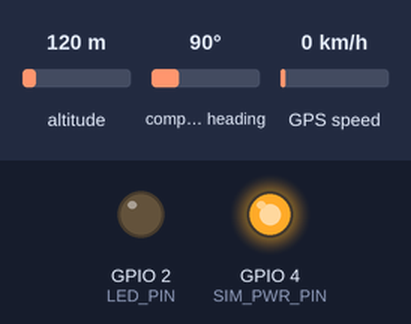
A sketch run on a simulated ESP32. Parts: output pins drawn as LEDs (lit = HIGH). Dashed ring = blinking. The test bench sets the inputs (shaded band); at power-on: altitude 120 m, compass heading 90°, GPS speed 0 km/h. The GPS gets a fix after 3 s at 37.7749, -122.4194 with 8 satellites; the modem accepts every AT command (registered, SIM ready, sends succeed) and sends nothing else; what the sketch prints to the serial monitor is not drawn.

Above: at 0.1 s.
At 10.1 s:
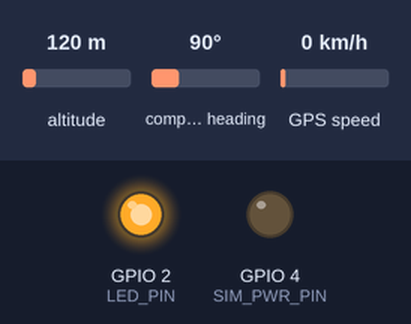
At 12.0 s:
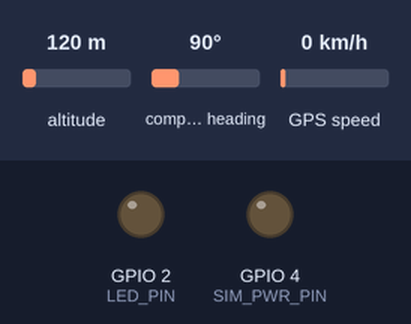
At 89.3 s:
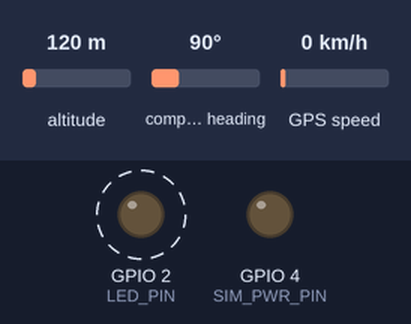
Timing chart, 0 to 90.8 s (numbered marks = the images above):
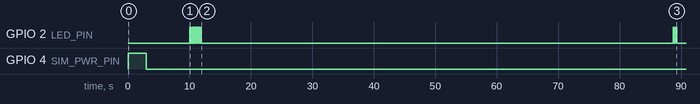

The sketch:

livestock_tracker.ino
```cpp
/**
 * ============================================================
 *  LIVESTOCK TRACKER - GPS EAR TAG FIRMWARE
 *  Hardware: ESP32 + SIM7600 4G + NEO-8M GPS + Solar Battery
 *  Backend:  https://animal-tracker-app.onrender.com
 *  Author:   Livestock Tracker System
 * ============================================================
 *
 * PIN CONNECTIONS:
 * ─────────────────────────────────────────
 * GPS NEO-8M:
 *   VCC  → 3.3V
 *   GND  → GND
 *   TX   → ESP32 GPIO 16 (RX)
 *   RX   → ESP32 GPIO 17 (TX)
 *
 * SIM7600 4G:
 *   VCC  → 5V
 *   GND  → GND
 *   TX   → ESP32 GPIO 26 (RX)
 *   RX   → ESP32 GPIO 27 (TX)
 *   PWR  → ESP32 GPIO 4
 *
 * LED Indicator:
 *   LED  → ESP32 GPIO 2 (built-in)
 *
 * Battery:
 *   Solar Panel → TP4056 Charger → LiPo 3000mAh → ESP32 VIN
 * ─────────────────────────────────────────
 */

#include <Arduino.h>
#include <TinyGPS++.h>
#include <HardwareSerial.h>
#include <esp_sleep.h>

// ── CONFIGURATION ─────────────────────────────────────────────
// ⚠️ CHANGE THIS FOR EACH TAG - must match Animal ID in your app
#define ANIMAL_ID         1

// ⚠️ Your SIM card APN (Safaricom = "safaricom", Airtel = "airtel-ke")
#define APN               "safaricom"

// ⚠️ Your backend URL
#define SERVER_URL        "https://animal-tracker-app.onrender.com/api/update-location"

// GPS update interval (seconds) - 30s normal, 10s if outside geofence
#define INTERVAL_NORMAL   30
#define INTERVAL_ALERT    10

// GPS timeout (seconds to wait for GPS fix)
#define GPS_TIMEOUT       60

// Max retries for HTTP request
#define MAX_RETRIES       3

// ── PIN DEFINITIONS ───────────────────────────────────────────
#define GPS_RX_PIN        16
#define GPS_TX_PIN        17
#define SIM_RX_PIN        26
#define SIM_TX_PIN        27
#define SIM_PWR_PIN       4
#define LED_PIN           2

// ── GLOBAL OBJECTS ────────────────────────────────────────────
TinyGPSPlus gps;
HardwareSerial gpsSerial(1);
HardwareSerial simSerial(2);

// ── STATUS TRACKING ───────────────────────────────────────────
bool isOutsideGeofence = false;
int  failedAttempts    = 0;
int  updateInterval    = INTERVAL_NORMAL;

// ═══════════════════════════════════════════════════════════════
//  SETUP
// ═══════════════════════════════════════════════════════════════
void setup() {
  Serial.begin(115200);
  pinMode(LED_PIN, OUTPUT);
  pinMode(SIM_PWR_PIN, OUTPUT);

  Serial.println("🐄 Livestock Tracker - GPS Ear Tag Starting...");
  Serial.println("Animal ID: " + String(ANIMAL_ID));

  // Start GPS
  gpsSerial.begin(9600, SERIAL_8N1, GPS_RX_PIN, GPS_TX_PIN);
  Serial.println("📡 GPS module initialized");

  // Start SIM7600
  simSerial.begin(115200, SERIAL_8N1, SIM_RX_PIN, SIM_TX_PIN);
  Serial.println("📶 SIM7600 module initialized");

  // Power on SIM7600
  powerOnSIM();

  // Connect to 4G network
  if (connectToNetwork()) {
    Serial.println("✅ Connected to 4G network");
    blinkLED(3, 200); // 3 blinks = connected
  } else {
    Serial.println("❌ Failed to connect to network");
    blinkLED(10, 100); // 10 fast blinks = error
  }
}

// ═══════════════════════════════════════════════════════════════
//  MAIN LOOP
// ═══════════════════════════════════════════════════════════════
void loop() {
  Serial.println("\n─────────────────────────────");
  Serial.println("🛰️  Getting GPS fix...");

  // Get GPS coordinates
  float lat = 0, lng = 0;
  bool gpsFixed = getGPSFix(lat, lng);

  if (gpsFixed) {
    Serial.println("📍 GPS Fix: " + String(lat, 6) + ", " + String(lng, 6));
    Serial.println("🎯 Accuracy: " + String(gps.hdop.hdop()) + " HDOP");
    Serial.println("🛰️  Satellites: " + String(gps.satellites.value()));

    // Send to backend
    bool sent = sendLocationWithRetry(lat, lng);

    if (sent) {
      Serial.println("✅ Location sent successfully");
      failedAttempts = 0;
      blinkLED(1, 500); // 1 blink = success
    } else {
      failedAttempts++;
      Serial.println("❌ Failed to send. Attempt: " + String(failedAttempts));
      blinkLED(2, 200); // 2 blinks = failed

      // If too many failures, reconnect
      if (failedAttempts >= 3) {
        Serial.println("🔄 Reconnecting to network...");
        connectToNetwork();
        failedAttempts = 0;
      }
    }
  } else {
    Serial.println("❌ No GPS fix - sending last known location");
    blinkLED(5, 100); // 5 fast blinks = no GPS
  }

  // Sleep to save battery
  Serial.println("💤 Sleeping for " + String(updateInterval) + " seconds...");
  Serial.flush();

  esp_sleep_enable_timer_wakeup((uint64_t)updateInterval * 1000000ULL);
  esp_light_sleep_start();
}

// ═══════════════════════════════════════════════════════════════
//  GPS FUNCTIONS
// ═══════════════════════════════════════════════════════════════
bool getGPSFix(float &lat, float &lng) {
  unsigned long startTime = millis();
  unsigned long timeout   = GPS_TIMEOUT * 1000;

  while (millis() - startTime < timeout) {
    while (gpsSerial.available()) {
      gps.encode(gpsSerial.read());
    }

    if (gps.location.isValid() && gps.location.isUpdated()) {
      lat = gps.location.lat();
      lng = gps.location.lng();
      return true;
    }

    delay(100);
  }

  // Return last known location if available
  if (gps.location.isValid()) {
    lat = gps.location.lat();
    lng = gps.location.lng();
    return true;
  }

  return false;
}

// ═══════════════════════════════════════════════════════════════
//  HTTP / NETWORK FUNCTIONS
// ═══════════════════════════════════════════════════════════════
bool sendLocationWithRetry(float lat, float lng) {
  for (int i = 0; i < MAX_RETRIES; i++) {
    if (sendLocation(lat, lng)) {
      return true;
    }
    Serial.println("Retry " + String(i + 1) + "/" + String(MAX_RETRIES));
    delay(2000);
  }
  return false;
}

bool sendLocation(float lat, float lng) {
  // Build JSON payload
  String payload = "{\"id\":" + String(ANIMAL_ID) +
                   ",\"lat\":" + String(lat, 6) +
                   ",\"lng\":" + String(lng, 6) + "}";

  Serial.println("📤 Sending: " + payload);

  // Send HTTP POST via AT commands
  String response = sendHTTPPost(SERVER_URL, payload);

  if (response.indexOf("200") >= 0 || response.indexOf("\"status\"") >= 0) {
    // Check if animal is outside geofence
    if (response.indexOf("\"OUT\"") >= 0) {
      isOutsideGeofence = true;
      updateInterval    = INTERVAL_ALERT; // Update faster when outside
      Serial.println("⚠️  ANIMAL OUTSIDE GEOFENCE - Increasing update frequency");
    } else {
      isOutsideGeofence = false;
      updateInterval    = INTERVAL_NORMAL;
    }
    return true;
  }

  return false;
}

String sendHTTPPost(String url, String payload) {
  String response = "";

  // Set HTTP parameters
  sendATCommand("AT+HTTPINIT", 2000);
  sendATCommand("AT+HTTPPARA=\"CID\",1", 1000);
  sendATCommand("AT+HTTPPARA=\"URL\",\"" + url + "\"", 1000);
  sendATCommand("AT+HTTPPARA=\"CONTENT\",\"application/json\"", 1000);

  // Send data
  String dataCmd = "AT+HTTPDATA=" + String(payload.length()) + ",10000";
  sendATCommand(dataCmd, 1000);
  delay(500);
  simSerial.print(payload);
  delay(2000);

  // Execute POST
  sendATCommand("AT+HTTPACTION=1", 5000);
  delay(3000);

  // Read response
  sendATCommand("AT+HTTPREAD", 3000);
  response = readSIMResponse(3000);

  sendATCommand("AT+HTTPTERM", 1000);

  Serial.println("📥 Response: " + response);
  return response;
}

// ═══════════════════════════════════════════════════════════════
//  SIM7600 FUNCTIONS
// ═══════════════════════════════════════════════════════════════
void powerOnSIM() {
  Serial.println("🔌 Powering on SIM7600...");
  digitalWrite(SIM_PWR_PIN, HIGH);
  delay(3000);
  digitalWrite(SIM_PWR_PIN, LOW);
  delay(5000);
  Serial.println("✅ SIM7600 powered on");
}

bool connectToNetwork() {
  Serial.println("📶 Connecting to " + String(APN) + "...");

  // Check if SIM is ready
  if (!sendATCommand("AT", 2000).indexOf("OK") >= 0) {
    Serial.println("❌ SIM not responding");
    return false;
  }

  // Check SIM card
  sendATCommand("AT+CPIN?", 2000);

  // Check signal strength
  String signal = sendATCommand("AT+CSQ", 2000);
  Serial.println("📶 Signal: " + signal);

  // Set APN
  sendATCommand("AT+CGDCONT=1,\"IP\",\"" + String(APN) + "\"", 2000);

  // Activate data connection
  sendATCommand("AT+CGACT=1,1", 5000);

  // Check connection
  String ipResponse = sendATCommand("AT+CGPADDR=1", 3000);
  if (ipResponse.indexOf("0.0.0.0") >= 0 || ipResponse.length() < 10) {
    Serial.println("❌ No IP address assigned");
    return false;
  }

  Serial.println("✅ IP: " + ipResponse);
  return true;
}

String sendATCommand(String command, int timeout) {
  simSerial.println(command);
  return readSIMResponse(timeout);
}

String readSIMResponse(int timeout) {
  String response = "";
  unsigned long startTime = millis();

  while (millis() - startTime < timeout) {
    while (simSerial.available()) {
      char c = simSerial.read();
      response += c;
    }
    delay(10);
  }

  return response;
}

// ═══════════════════════════════════════════════════════════════
//  UTILITY FUNCTIONS
// ═══════════════════════════════════════════════════════════════
void blinkLED(int times, int delayMs) {
  for (int i = 0; i < times; i++) {
    digitalWrite(LED_PIN, HIGH);
    delay(delayMs);
    digitalWrite(LED_PIN, LOW);
    delay(delayMs);
  }
}

void printStatus() {
  Serial.println("═══════════════════════════════");
  Serial.println("🐄 LIVESTOCK TRACKER STATUS");
  Serial.println("═══════════════════════════════");
  Serial.println("Animal ID:    " + String(ANIMAL_ID));
  Serial.println("GPS Valid:    " + String(gps.location.isValid() ? "YES" : "NO"));
  Serial.println("Satellites:   " + String(gps.satellites.value()));
  Serial.println("Outside:      " + String(isOutsideGeofence ? "YES ⚠️" : "NO ✅"));
  Serial.println("Interval:     " + String(updateInterval) + "s");
  Serial.println("Failed:       " + String(failedAttempts));
  Serial.println("═══════════════════════════════");
}
```

Measured:
- by itself, GPIO 2 (LED_PIN): goes 9 × (LOW 0.10 s, HIGH 0.10 s), LOW 76.8 s, HIGH 0.20 s, LOW 0.20 s, HIGH 0.20 s, then LOW
